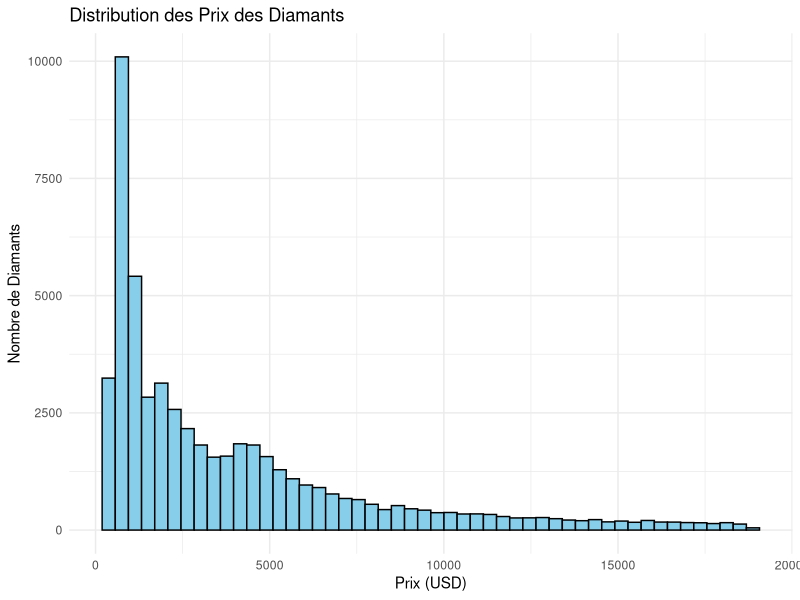
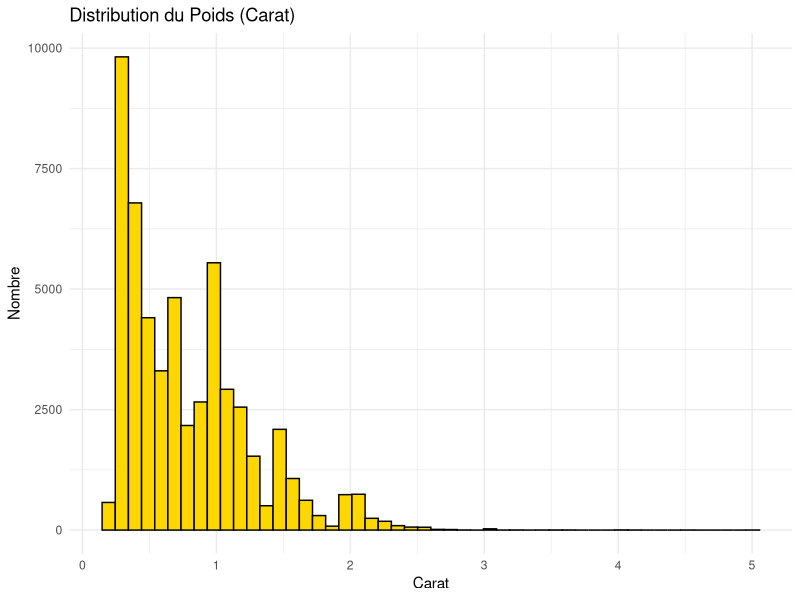
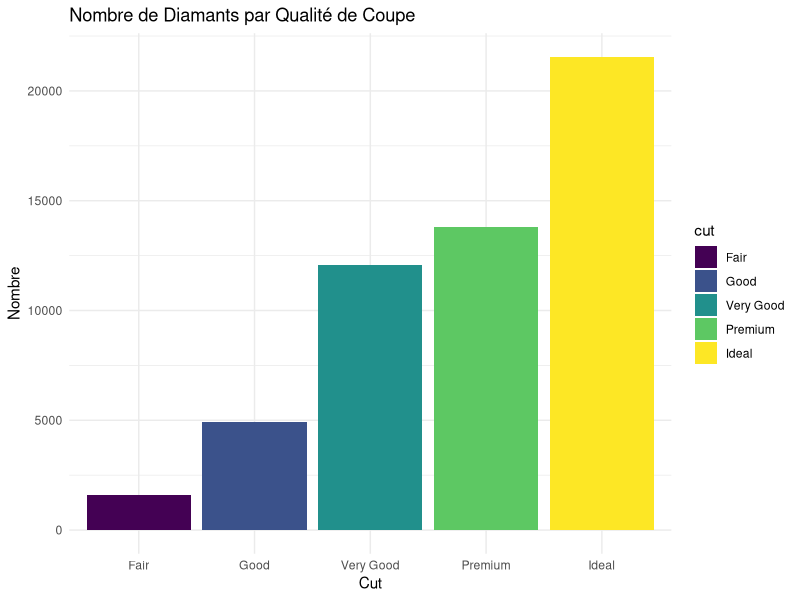
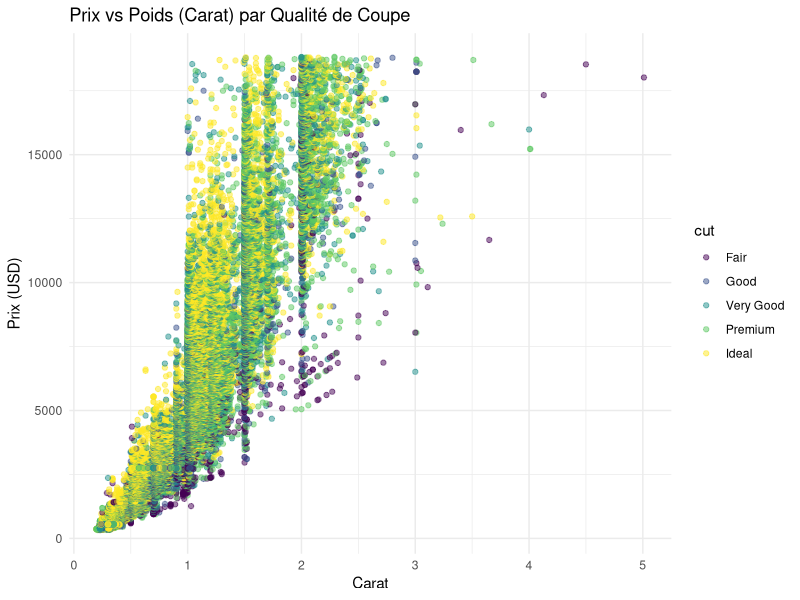
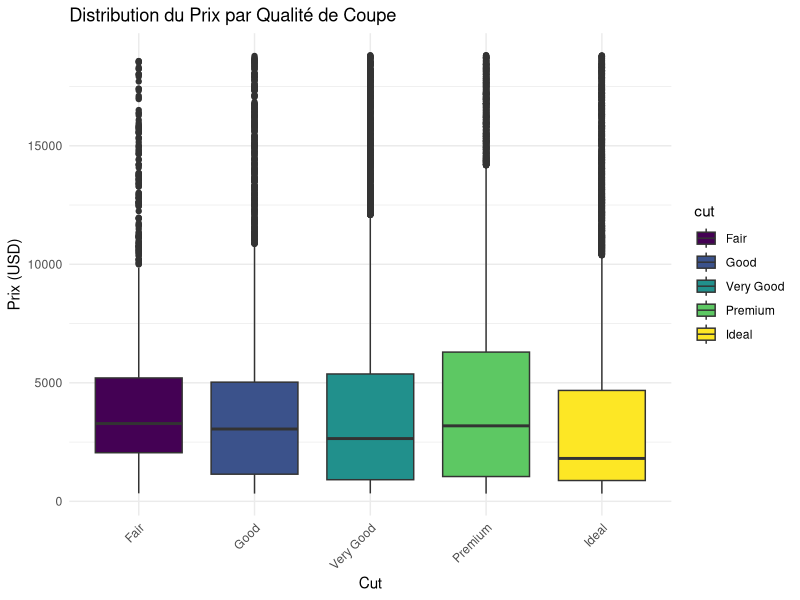
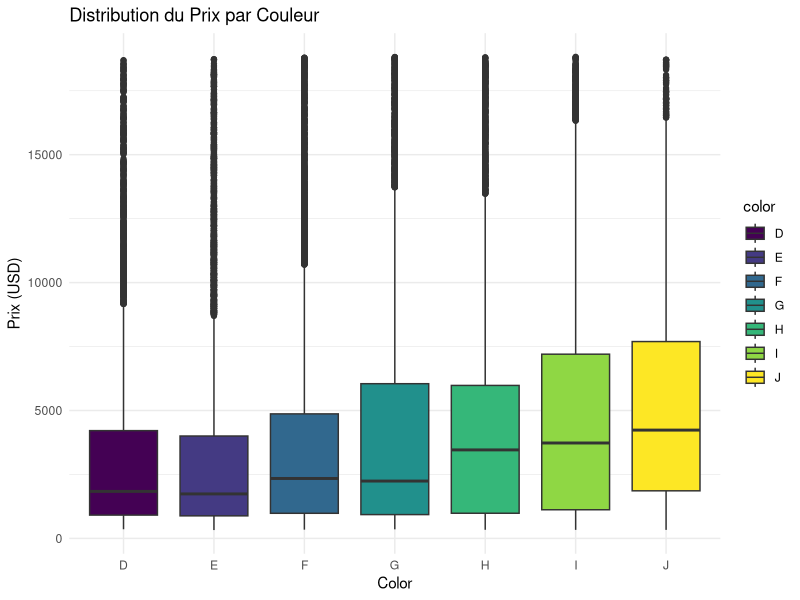
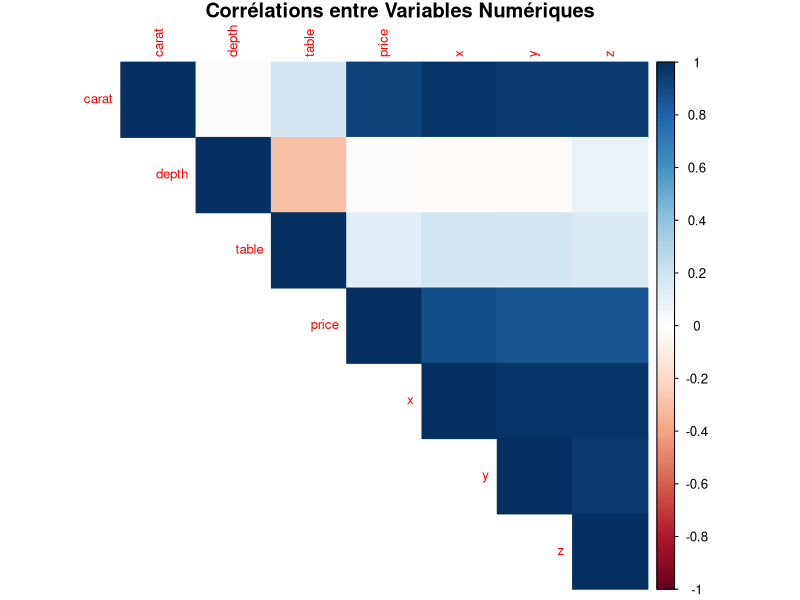
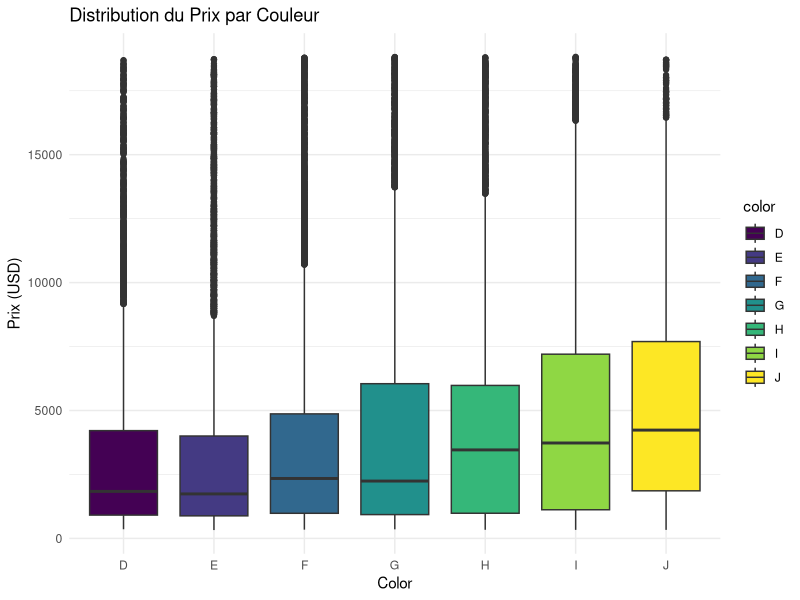

Write R code to recreate these figures, in order.

library(ggplot2)  # Pour visualisations et dataset diamonds
library(dplyr)    # Pour manipuler données (ex. group_by)
library(corrplot) # Pour matrice de corrélation

# 2. Charger le dataset
data(diamonds)

# 3. Aperçu des données
head(diamonds)  # Premières lignes 
str(diamonds)   # Types
dim(diamonds)  
summary(diamonds)  # Stats de base : ex. prix moyen ~3932 USD

# 4. Statistiques sommaires par groupe (ex. par qualité de coupe 'cut')
diamonds_summary <- diamonds %>%
  group_by(cut) %>%  # Grouper par 'cut' (Fair, Good, etc.)
  summarise(         # Calculer stats
    count = n(),                # Nombre d'observations
    avg_price = mean(price),    # Prix moyen
    median_price = median(price),  # Prix médian
    avg_carat = mean(carat),    # Carat moyen
    sd_price = sd(price)        # Écart-type du prix
  ) %>%
  arrange(desc(avg_price))  # Trier par prix moyen décroissant
print(diamonds_summary)  # Affiche le tableau dans console

# 5. Visualisations univariées (une variable)
# Histogramme du prix (distribution)
ggplot(diamonds, aes(x = price)) +
  geom_histogram(bins = 50, fill = "skyblue", color = "black") +  # 50 barres, couleur bleue
  labs(title = "Distribution des Prix des Diamants", x = "Prix (USD)", y = "Nombre de Diamants") +
  theme_minimal()  # Style simple

# Histogramme du carat
ggplot(diamonds, aes(x = carat)) +
  geom_histogram(bins = 50, fill = "gold", color = "black") +
  labs(title = "Distribution du Poids (Carat)", x = "Carat", y = "Nombre") +
  theme_minimal()

# Barplot pour catégories : Répartition par 'cut'
ggplot(diamonds, aes(x = cut, fill = cut)) +
  geom_bar() +
  labs(title = "Nombre de Diamants par Qualité de Coupe", x = "Cut", y = "Nombre") +
  theme_minimal()

# 6. Visualisations bivariées (deux variables)
# Scatterplot : Prix vs Carat, coloré par 'cut'
ggplot(diamonds, aes(x = carat, y = price, color = cut)) +
  geom_point(alpha = 0.5) +  # Points semi-transparents
  labs(title = "Prix vs Poids (Carat) par Qualité de Coupe", x = "Carat", y = "Prix (USD)") +
  theme_minimal()

# Boxplot : Prix par 'cut'
ggplot(diamonds, aes(x = cut, y = price, fill = cut)) +
  geom_boxplot() +
  labs(title = "Distribution du Prix par Qualité de Coupe", x = "Cut", y = "Prix (USD)") +
  theme_minimal() +
  theme(axis.text.x = element_text(angle = 45, hjust = 1))  # Tourner labels

# Boxplot : Prix par 'color' (D meilleur, J pire)
ggplot(diamonds, aes(x = color, y = price, fill = color)) +
  geom_boxplot() +
  labs(title = "Distribution du Prix par Couleur", x = "Color", y = "Prix (USD)") +
  theme_minimal()

# 7. Matrice de corrélation (relations entre numériques)
numeric_vars <- diamonds %>% select(carat, depth, table, price, x, y, z)  # Seulement numériques
cor_matrix <- cor(numeric_vars)  # Calculer corrélations
corrplot(cor_matrix, method = "color", type = "upper", tl.cex = 0.8,  # Visualiser
         title = "Corrélations entre Variables Numériques", mar = c(0,0,1,0))

# 8. Insights supplémentaires (exemples d'analyses)
# Top 10 combinaisons cut + color par prix moyen
top_combinations <- diamonds %>%
  group_by(cut, color) %>%
  summarise(avg_price = mean(price), count = n()) %>%
  arrange(desc(avg_price)) %>%  # Trier décroissant
  head(10)  # Top 10
print(top_combinations)

# Pourcentage de diamants chers (> 5000 USD)
high_price_pct <- mean(diamonds$price > 5000) * 100
cat("Pourcentage de diamants > 5000 USD :", high_price_pct, "%\n")  # Affiche ex. ~28%

# Sauvegarder un plot (optionnel, dans 'outputs')
ggsave("outputs/prix_vs_carat.png", width = 8, height = 6)  # Sauvegarde le dernier ggplot